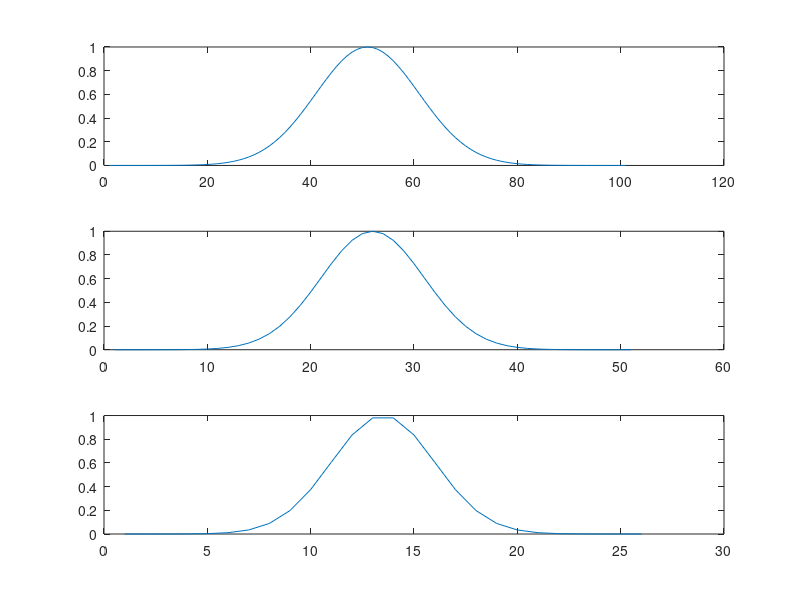

This chart was generated by the following MATLAB code:
%Problem 4.57:
clc;
close all;
clear;

x=exp(-(0.1*[-50:50]).^2/2);
Omega=[-1:2/500:1-2/500]*pi;
X=fftshift(fft(x,500));

%Part a: rate 2 subsampling
x2=x(1:2:length(x));
X2=fftshift(fft(x2,500));

%Part b: rate 4 subsampling
x4=x(1:4:length(x));
X4=fftshift(fft(x4,500));

figure(1);
subplot(3,1,1);
plot(x);
subplot(3,1,2);
plot(x2);
subplot(3,1,3);
plot(x4);